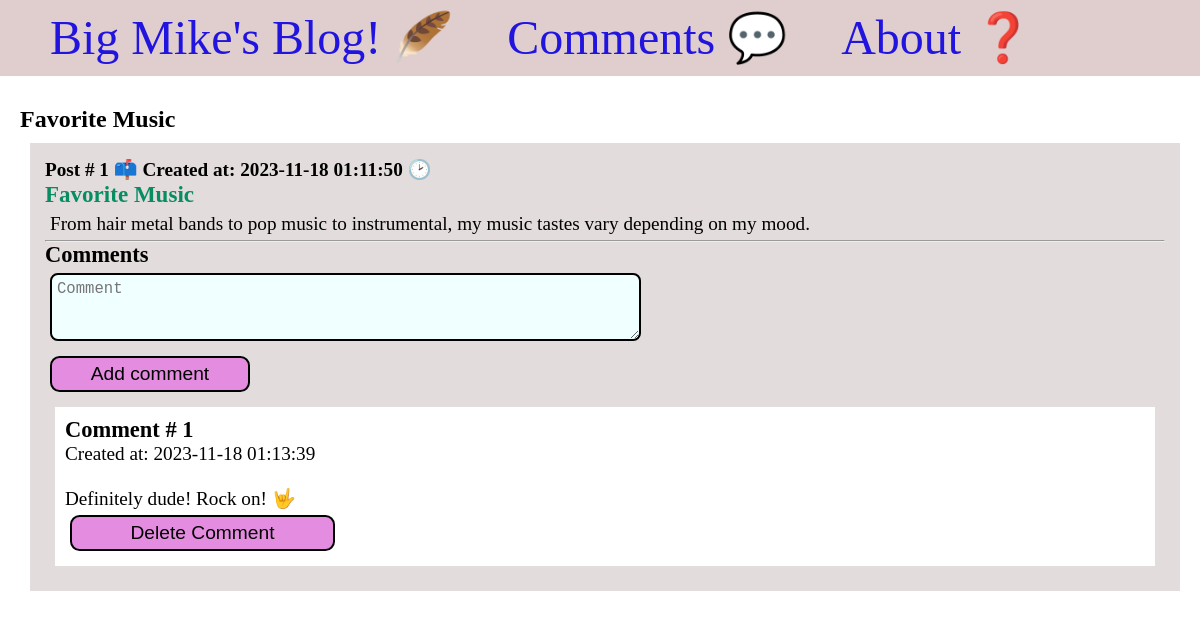
/1/, run on the app's committed database.
### app.py (models this page shows, shortened)
class Post(db.Model):
    id = db.Column(db.Integer, primary_key=True)
    title = db.Column(db.String(100))
    content = db.Column(db.Text)
    comments = db.relationship('Comment', backref='post')
    created_at = db.Column(db.DateTime(timezone=True), server_default=db.func.current_timestamp())

class Comment(db.Model):
    id = db.Column(db.Integer, primary_key=True)
    content = db.Column(db.Text)
    created_at = db.Column(db.DateTime(timezone=True), server_default=db.func.current_timestamp())
    post_id = db.Column(db.Integer, db.ForeignKey('post.id'))

### app.py (the view)
@app.route('/<int:post_id>/', methods=('GET', 'POST'))
def post(post_id):
    post = Post.query.get_or_404(post_id)
    if request.method == 'POST':
        comment = Comment(content=request.form['content'], post=post)
        db.session.add(comment)
        db.session.commit()
        return redirect(url_for('post', post_id=post.id))
    return render_template('post.html', post=post)

### templates/post.html (shortened to what this page needs)
<!DOCTYPE html>
<html lang="en">
<head>
    <link href="../static/css/style.css" type="text/css" rel="stylesheet">
</head>
<body>
    <nav>
        <a href="{{ url_for('index') }}">Big Mike's Blog! 🪶</a>
        <a href="{{ url_for('comments') }}">Comments 💬</a>
        <a href="{{ url_for('about') }}">About ❓</a>
    </nav>
    <main>
        <section>
            <span class="title">
                <h1> {{ post.title }} </h1>
            </span>
            <div class="content">
                <div class="post">
                    <p><b>Post # {{ post.id }} 📫 Created at: {{ post.created_at }} 🕑</b></p>
                    <b>
                        <p class="title-decoration">{{ post.title }}</p>
                    </b>
                    <div class="content">
                        <p>{{ post.content }}</p>
                    </div>
                    <hr>
                    <h3>Comments</h3>
                    <form method="post">
                        <textarea class="text-field" name="content" placeholder="Comment" cols="60" rows="3"></textarea>
                        <br>
                        <button class="button" type="submit">Add comment</button>
                    </form>
                    {% for comment in post.comments %}
                    <div class="comment">
                        <h3> Comment # {{ comment.id }}</h3>
                        <p> Created at: {{ comment.created_at }}</p>
                        <br>
                        <p>{{ comment.content }}</p>
                        <form method="POST" action="{{ url_for('delete_comment', comment_id=comment.id) }}">
                            <input class="delete-button" type="submit" value="Delete Comment"
                                onclick="return confirm('Are you sure you want to delete this entry?')">
                        </form>
                    </div>
                    {% endfor %}
                </div>
            </div>
        </section>
    </main>
</body>
</html>

### static/css/style.css (style rules this page uses)
* { margin: 0; padding: 0; box-sizing: border-box; }
main { margin-top: 30px; margin-left: auto; margin-right: auto; padding-left: 20px; padding-right: 20px; }
.title-decoration { font-size: 1.2em; font-weight: 700; color: #088d63; text-decoration: none; }
.content { margin: 5px; width: 100%; display: flex; flex-direction: row; flex-wrap: wrap; }
.comment { padding: 10px; margin: 10px; background-color: #fff; font-size: 1em; font-weight: 500; }
.post { flex: 20%; padding: 15px; margin: 5px; background-color: #e2dcdc; inline-size: 100%; font-size: 1.2em; font-weight: 400; }
nav { padding-top: 10px; padding-bottom: 10px; background-color: rgb(224, 206, 206); }
nav a { color: #2214df; font-size: 3em; margin-left: 50px; text-decoration: none; }
.text-field { font-size: 1em; padding: 5px; margin: 5px; background-color: azure; border: 2px solid black; border-radius: .5em; }
.button { font-size: 1em; background-color: rgb(228, 141, 224); margin: 5px; padding: 5px; border: 2px solid black; border-radius: .5em; width: 200px; }
.delete-button { font-size: 1em; background-color: rgb(228, 141, 224); margin: 5px; padding: 5px; border: 2px solid black; border-radius: .5em; width: 265px; }

### data on the page
Post: title "Favorite Music", id "1", created_at "2023-11-18 01:11:50", content "From hair metal bands to pop music to instrumental, my music tastes vary depending on my mood."
Comment: id "1", created_at "2023-11-18 01:13:39", content "Definitely dude! Rock on! 🤟"
